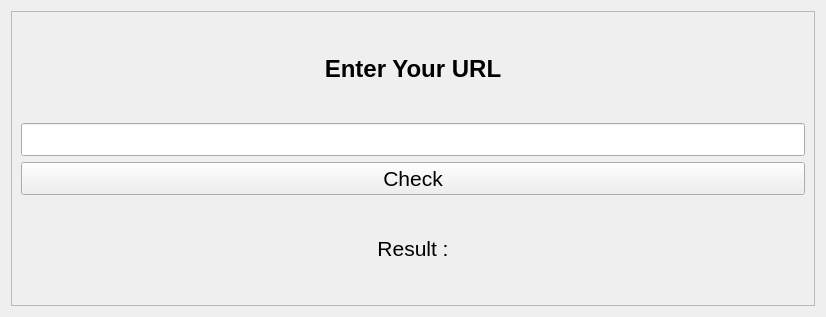
<?xml version="1.0" encoding="UTF-8"?>
<ui version="4.0">
 <class>Form</class>
 <widget class="QWidget" name="Form">
  <property name="geometry">
   <rect>
    <x>0</x>
    <y>0</y>
    <width>826</width>
    <height>317</height>
   </rect>
  </property>
  <property name="font">
   <font>
    <pointsize>16</pointsize>
   </font>
  </property>
  <property name="windowTitle">
   <string>Form</string>
  </property>
  <layout class="QVBoxLayout" name="verticalLayout">
   <item>
    <widget class="QFrame" name="frame">
     <property name="frameShape">
      <enum>QFrame::StyledPanel</enum>
     </property>
     <property name="frameShadow">
      <enum>QFrame::Raised</enum>
     </property>
     <layout class="QVBoxLayout" name="verticalLayout_2">
      <item>
       <widget class="QLabel" name="label">
        <property name="font">
         <font>
          <pointsize>18</pointsize>
          <weight>75</weight>
          <bold>true</bold>
         </font>
        </property>
        <property name="text">
         <string>Enter Your URL</string>
        </property>
        <property name="alignment">
         <set>Qt::AlignCenter</set>
        </property>
       </widget>
      </item>
      <item>
       <widget class="QLineEdit" name="lineEdit"/>
      </item>
      <item>
       <widget class="QPushButton" name="pushButton">
        <property name="text">
         <string>Check</string>
        </property>
       </widget>
      </item>
      <item>
       <widget class="QLabel" name="label_2">
        <property name="text">
         <string>Result :</string>
        </property>
        <property name="alignment">
         <set>Qt::AlignCenter</set>
        </property>
       </widget>
      </item>
     </layout>
    </widget>
   </item>
  </layout>
 </widget>
 <resources/>
 <connections/>
</ui>
